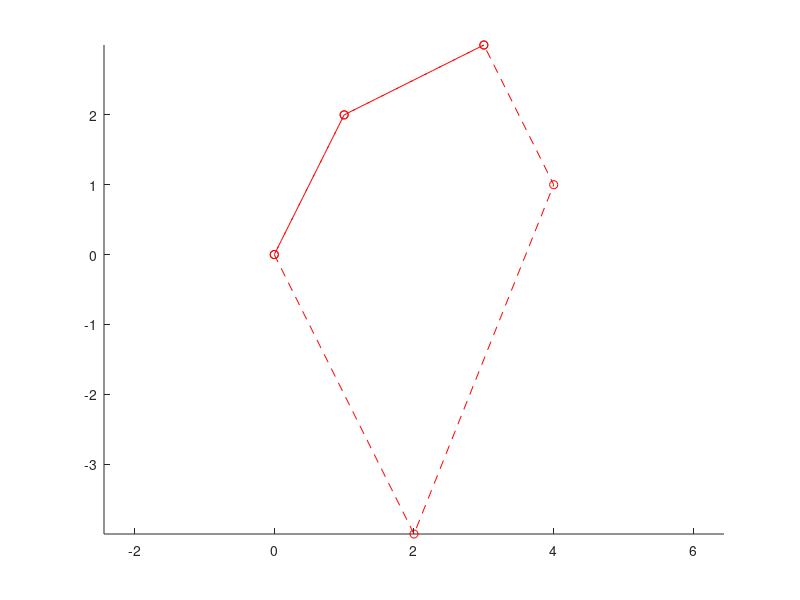

This figure's MATLAB source: (Note: this script raises an error after producing the figure.)
% Example control points (for illustration)
P = [0 0; 1 2; 3 3; 4 1; 2 -4]; % Control points matrix (n x 2)

% Degree of the B-spline
p = 3; % Cubic B-spline

% Extend control points for periodicity (add the first p points at the end)
P_extended = [P; P(1:p, :)];

% Number of control points after extension
n = size(P_extended, 1);

% Create a uniform, periodic knot vector
knot_vector = 0:(n + p); % Uniform knots

% Create a B-spline curve using MATLAB's bspline functions
figure;
hold on;
axis equal;

% Plot the extended control points
plot(P_extended(:, 1), P_extended(:, 2), 'ro--', 'DisplayName', 'Control Points');

% Sample parameter range for plotting the B-spline curve
u = linspace(p, n, 500);

% Evaluate the B-spline curve using a NURBS toolbox (such as the Curve Fitting Toolbox)
% Create and plot the curve
curve_points = zeros(length(u), 2);
for i = 1:length(u)
    % Use bspline_basis to evaluate the curve point at parameter u(i)
    for j = 1:n
        basis = bspline_basis(j, p, u(i), knot_vector);
        curve_points(i, :) = curve_points(i, :) + basis * P_extended(j, :);
    end
end

% Plot the B-spline curve
plot(curve_points(:, 1), curve_points(:, 2), 'b-', 'LineWidth', 1.5, 'DisplayName', 'B-Spline Curve');
legend('show');

% Functions needed for basis evaluation (these may be defined externally or adjusted as needed):
function val = bspline_basis(i, p, u, knot_vector)
    % Recursive definition of B-spline basis functions
    if p == 0
        % Base case: piecewise constant
        val = (u >= knot_vector(i) && u < knot_vector(i + 1));
    else
        % Recursive case
        denom1 = knot_vector(i + p) - knot_vector(i);
        denom2 = knot_vector(i + p + 1) - knot_vector(i + 1);
        
        term1 = 0;
        term2 = 0;
        
        if denom1 > 0
            term1 = ((u - knot_vector(i)) / denom1) * bspline_basis(i, p - 1, u, knot_vector);
        end
        if denom2 > 0
            term2 = ((knot_vector(i + p + 1) - u) / denom2) * bspline_basis(i + 1, p - 1, u, knot_vector);
        end
        
        val = term1 + term2;
    end
end
